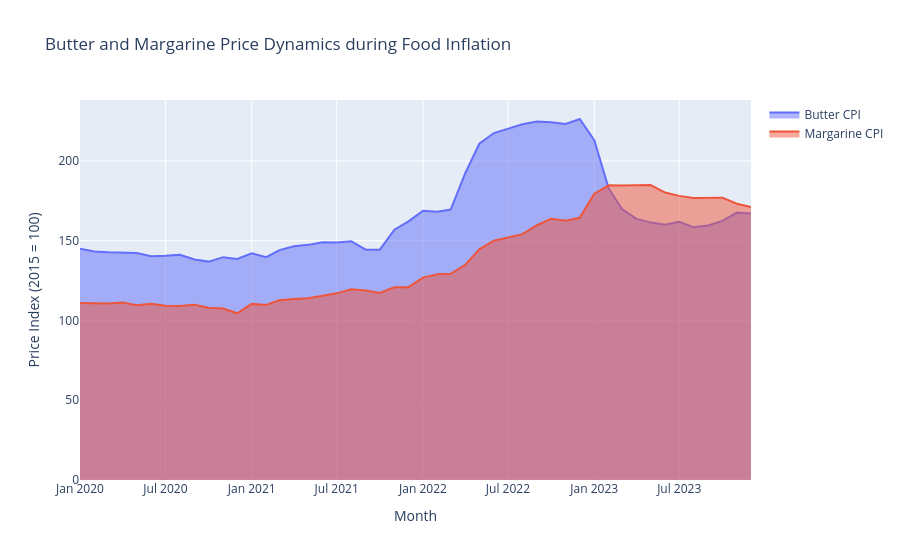

The notebook cell this image was saved under:
### Code cell
# Visualisierung Notebook
import plotly.graph_objects as go

fig = go.Figure()

fig.add_trace(
    go.Scatter(
        x=merged_df["month"],
        y=merged_df["butter_cpi"],
        mode="lines",
        name="Butter CPI",
        fill="tozeroy"
    )
)

fig.add_trace(
    go.Scatter(
        x=merged_df["month"],
        y=merged_df["margarine_cpi"],
        mode="lines",
        name="Margarine CPI",
        fill="tozeroy"
    )
)

fig.update_layout(
    title="Butter and Margarine Price Dynamics during Food Inflation",
    xaxis_title="Month",
    yaxis_title="Price Index (2015 = 100)"
)

fig.show()


# Diese Grafik zeigt die Preisentwicklung von Butter und Margarine über die Zeit.
# Man erkennt, dass beide Produkte während der Inflationsphase steigen,
# Butter jedoch deutlich stärker. 
# Dadurch wird sichtbar, dass sich die Preisentwicklung beider
# Produkte während hoher Inflation auseinanderbewegt.
